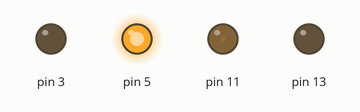
A sketch run on a simulated Arduino Uno, built with avr-gcc and run on an emulated ATmega328P. Shown: output pins drawn as LEDs (lit = HIGH).

Above: at 0.05 s.
At 1.75 s:
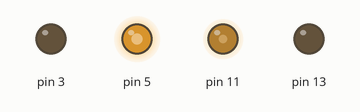
At 3.55 s:
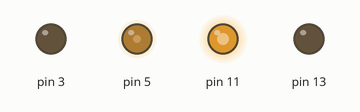
At 7.15 s:
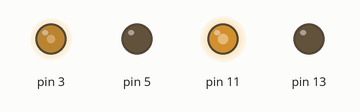
At 10.75 s:
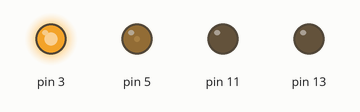
At 14.35 s:
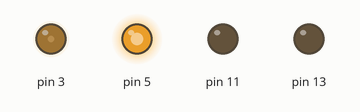
Timing chart, 0 to 19.9 s (numbered marks = the images above):
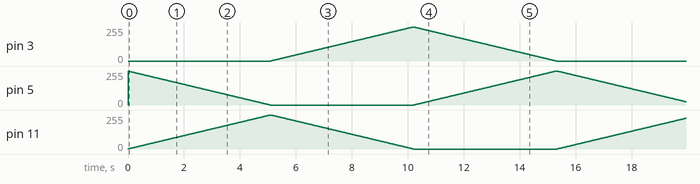

The sketch:

main.ino
```cpp
#include "CommonDef.h"
#include "Alert.h"
#include "TaskA.h"

#define KIC_TASK(ID)                 \
    do                               \
    {                                \
        if ((ID) != FACTOR_IDLE)     \
        {                            \
            ERROR();                 \
        }                            \
        else                         \
        {                            \
            (ID) = FACTOR_REQUESTED; \
        }                            \
    } while (0)

#define START_TASK(ID, FrameIndex, Task) \
    do                                   \
    {                                    \
        if ((ID) == FACTOR_REQUESTED)    \
        {                                \
            Task((FrameIndex));          \
            END_TASK((ID));              \
        }                                \
    } while (0)

#define END_TASK(ID) (ID) = FACTOR_IDLE

UInt32 gs_FrameIndex;

enum EFactorState
{
    FACTOR_IDLE = 0,
    FACTOR_REQUESTED,
    FACTOR_RUNNING,
};

FactorID ID_TIMER1 = FACTOR_IDLE;

void setup()
{
    gs_FrameIndex = 0;

    AlertInit();
    TaskAInit();

    /* Timer1 割込み設定 */
    TCCR1A = 0;
    TCCR1B = 0;
    TCCR1B |= (1 << WGM12) | (1 << CS11) | (1 << CS10); // CTCmode //prescaler to 64
    OCR1A = 5000 - 1;                                   /* 0.0625μs*64*5000 = 20ms(50Hz) */
    TIMSK1 |= (1 << OCIE1A);                            /* 割込み許可 */
}

/*
 50Hzで呼ばれる割込みタスク

 タスクのキックとフレームインデクスの管理を行う
 重い処理を行わないこと ※20msを超えないように注意
 */
ISR(TIMER1_COMPA_vect)
{
    KIC_TASK(ID_TIMER1);

    gs_FrameIndex++;
}

void loop()
{
    START_TASK(ID_TIMER1, gs_FrameIndex, TaskA);    /* TIMER1_COMPA_vect でキック */
}
```
